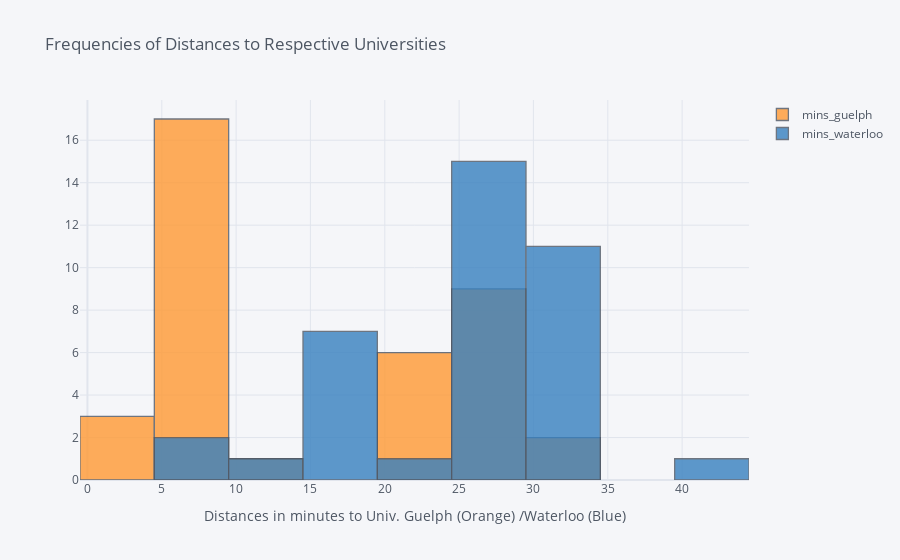

The notebook cell this image was saved under:
### Markdown cell above
## Info on the potential driving distances from each apartment

### Code cell
df[['mins_guelph', 'mins_waterloo']].iplot(kind='histogram', 
                                           xTitle='Distances in minutes to Univ. Guelph (Orange) /Waterloo (Blue)',
                                           title='Frequencies of Distances to Respective Universities')

### Figure 1 — Plotly figure (JSON) as saved in the notebook; plotly's stock layout.template omitted (floating-point values rounded to 4 significant figures)
{"data": [{"histfunc": "count", "histnorm": "", "marker": {"color": "rgba(255, 153, 51, 1.0)", "line": {"color": "#4D5663", "width": 1.3}}, "name": "mins_guelph", "opacity": 0.8, "orientation": "v", "type": "histogram", "x": [8, 8, 8, 25, 3, 11, 23, 26, 26, 27, 27, 27, 31, 31, 8, 3, 7, 8, 24, 24, 24, 8, 8, 8, 8, 5, 5, 21, 21, 28, 27, 28, 8, 7, 8, 8, 4, 7]}, {"histfunc": "count", "histnorm": "", "marker": {"color": "rgba(55, 128, 191, 1.0)", "line": {"color": "#4D5663", "width": 1.3}}, "name": "mins_waterloo", "opacity": 0.8, "orientation": "v", "type": "histogram", "x": [29, 29, 29, 15, 31, 26, 23, 17, 17, 17, 17, 17, 7, 7, 30, 32, 29, 28, 34, 34, 34, 28, 28, 28, 28, 31, 31, 34, 34, 41, 12, 17, 28, 28, 29, 29, 32, 29]}], "layout": {"barmode": "overlay", "legend": {"bgcolor": "#F5F6F9", "font": {"color": "#4D5663"}}, "paper_bgcolor": "#F5F6F9", "plot_bgcolor": "#F5F6F9", "title": {"font": {"color": "#4D5663"}, "text": "Frequencies of Distances to Respective Universities"}, "xaxis": {"gridcolor": "#E1E5ED", "showgrid": true, "tickfont": {"color": "#4D5663"}, "title": {"font": {"color": "#4D5663"}, "text": "Distances in minutes to Univ. Guelph (Orange) /Waterloo (Blue)"}, "zerolinecolor": "#E1E5ED"}, "yaxis": {"gridcolor": "#E1E5ED", "showgrid": true, "tickfont": {"color": "#4D5663"}, "title": {"font": {"color": "#4D5663"}, "text": ""}, "zerolinecolor": "#E1E5ED"}}}
